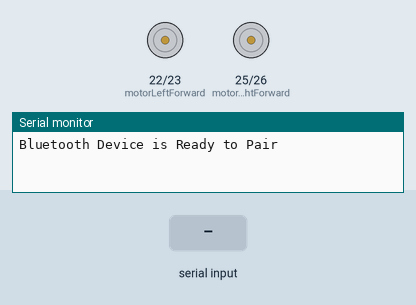
This sketch was run on a simulated ESP32. Parts: motor-driver pin pairs drawn as motors (green arrow = first pin HIGH = forward, orange = second pin HIGH = backward, longer = more drive), the last lines printed to the serial monitor. The inputs (shaded band) are chosen by the test bench. Nothing arrives over Bluetooth unless stated.

Above: at 1.2 s.
1.3 s: "F" received over the second serial link
At 1.7 s:
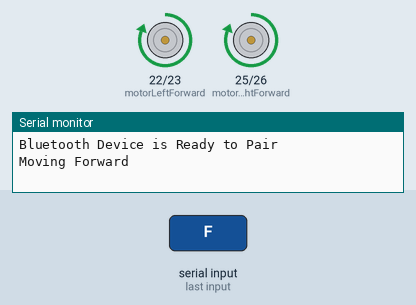
2.8 s: "B" received over the second serial link
At 4.0 s:
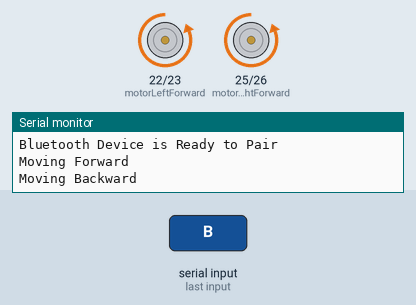
4.3 s: "L" received over the second serial link
At 5.2 s:
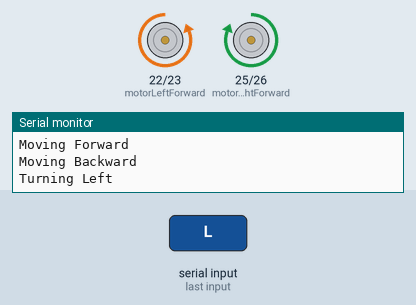
5.8 s: "R" received over the second serial link
At 6.4 s:
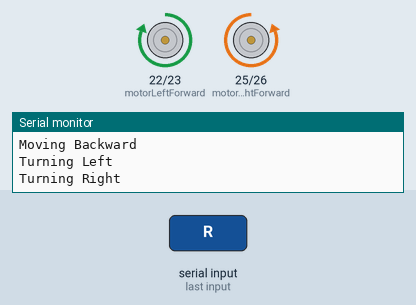
Timing chart, 0 to 8.3 s (numbered marks = the images above; inputs shaded):
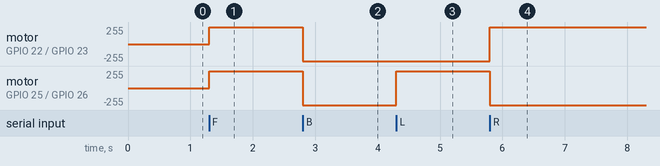

Measured:
- after the input at 1.3 s, motor on GPIO 22 (motorLeftForward) / GPIO 23 (motorLeftBackward), motor on GPIO 25 (motorRightForward) / GPIO 26 (motorRightBackward): stopped → forward 255/255 at once
- after the input at 2.8 s, motor on GPIO 22 (motorLeftForward) / GPIO 23 (motorLeftBackward), motor on GPIO 25 (motorRightForward) / GPIO 26 (motorRightBackward): forward 255/255 → backward 255/255 at once
- after the input at 4.3 s, motor on GPIO 25 (motorRightForward) / GPIO 26 (motorRightBackward): backward 255/255 → forward 255/255 at once
- after the input at 5.8 s, motor on GPIO 22 (motorLeftForward) / GPIO 23 (motorLeftBackward): backward 255/255 → forward 255/255 at once; motor on GPIO 25 (motorRightForward) / GPIO 26 (motorRightBackward): forward 255/255 → backward 255/255 at once

The sketch:

bluetoothcontrollrobot.ino
```cpp
#include <BluetoothSerial.h>

BluetoothSerial SerialBT;

// Define motor pins
const int motorLeftForward = 22;  // Pin for left motor forward
const int motorLeftBackward = 23; // Pin for left motor backward
const int motorRightForward = 25; // Pin for right motor forward
const int motorRightBackward = 26; // Pin for right motor backward

void setup() {
  Serial.begin(115200);
  SerialBT.begin("ESP32_Robot"); // Name of the Bluetooth device

  // Set motor pins as outputs
  pinMode(motorLeftForward, OUTPUT);
  pinMode(motorLeftBackward, OUTPUT);
  pinMode(motorRightForward, OUTPUT);
  pinMode(motorRightBackward, OUTPUT);

  Serial.println("Bluetooth Device is Ready to Pair");
}

void loop() {
  if (SerialBT.available()) {
    char command = SerialBT.read(); // Read the incoming command

    // Control the motors based on the command received
    switch (command) {
      case 'F': // Move Forward
        moveForward();
        break;
      case 'B': // Move Backward
        moveBackward();
        break;
      case 'L': // Turn Left
        turnLeft();
        break;
      case 'R': // Turn Right
        turnRight();
        break;
      case 'S': // Stop
        stopMotors();
        break;
      default:
        break;
    }
  }
}

// Function to move forward
void moveForward() {
  digitalWrite(motorLeftForward, HIGH);
  digitalWrite(motorLeftBackward, LOW);
  digitalWrite(motorRightForward, HIGH);
  digitalWrite(motorRightBackward, LOW);
  Serial.println("Moving Forward");
}

// Function to move backward
void moveBackward() {
  digitalWrite(motorLeftForward, LOW);
  digitalWrite(motorLeftBackward, HIGH);
  digitalWrite(motorRightForward, LOW);
  digitalWrite(motorRightBackward, HIGH);
  Serial.println("Moving Backward");
}

// Function to turn left
void turnLeft() {
  digitalWrite(motorLeftForward, LOW);
  digitalWrite(motorLeftBackward, HIGH);
  digitalWrite(motorRightForward, HIGH);
  digitalWrite(motorRightBackward, LOW);
  Serial.println("Turning Left");
}

// Function to turn right
void turnRight() {
  digitalWrite(motorLeftForward, HIGH);
  digitalWrite(motorLeftBackward, LOW);
  digitalWrite(motorRightForward, LOW);
  digitalWrite(motorRightBackward, HIGH);
  Serial.println("Turning Right");
}

// Function to stop motors
void stopMotors() {
  digitalWrite(motorLeftForward, LOW);
  digitalWrite(motorLeftBackward, LOW);
  digitalWrite(motorRightForward, LOW);
  digitalWrite(motorRightBackward, LOW);
  Serial.println("Motors Stopped");
}
```
